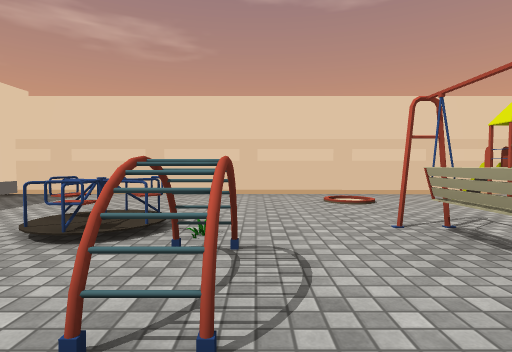
View 1 (above)

17 first-person views from a walk through a Unity game level. The camera is 1.2 m above the floor, tilts 2° down and sees 80° across. The floor is counted in squares, 2 m on a side. Each view is taken from the middle of a square. On the plan, view 1 faces up. The plan holds only what a view shows up to about 9 squares ahead; the rest is blank. The place goes on beyond the plan. The player character is not drawn. Some animated figures are left out. Some surface patterns are stand-ins.

View 2
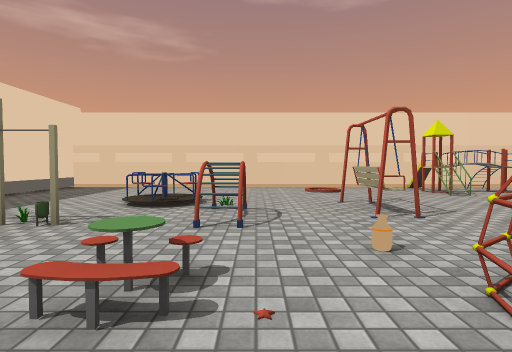

View 3
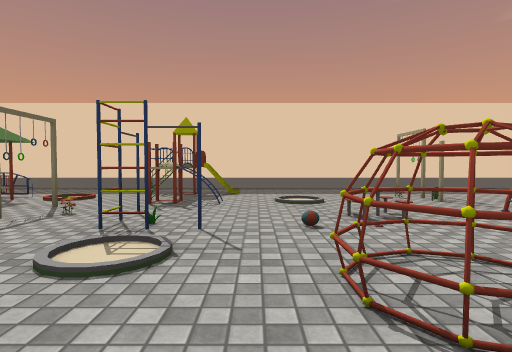

View 4
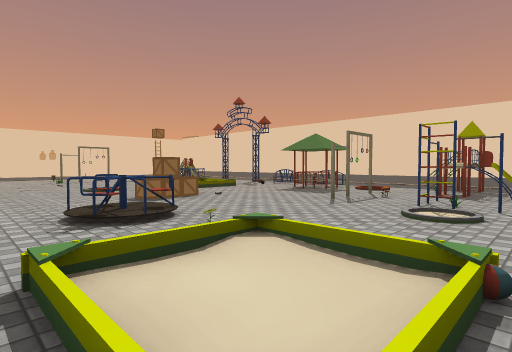

View 5
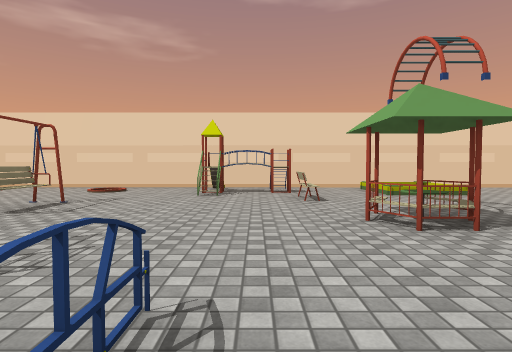

View 6
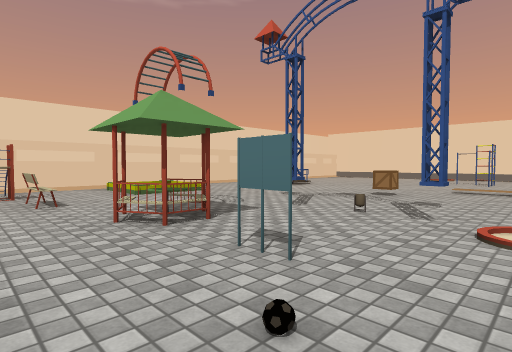

View 7
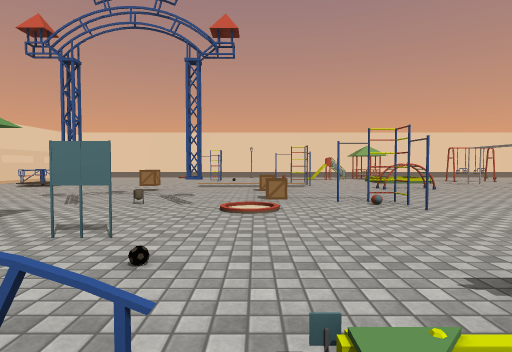

View 8
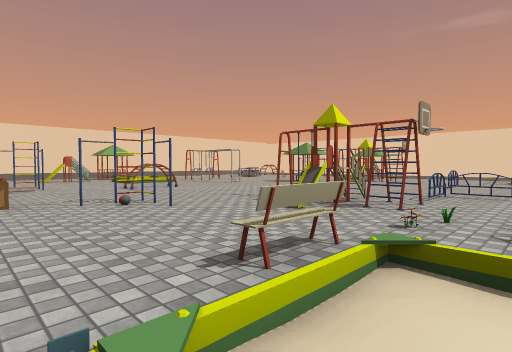

View 9
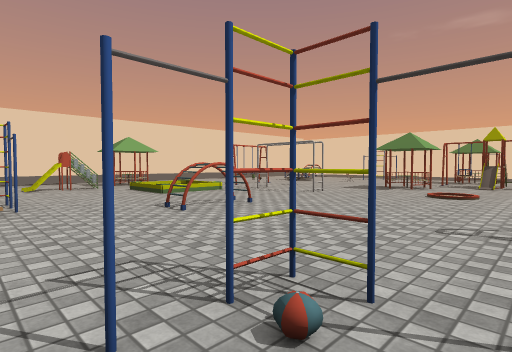

View 10
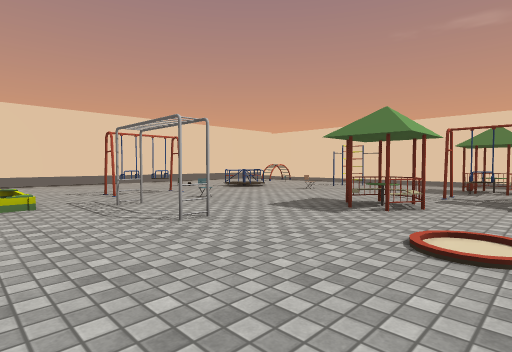

View 11
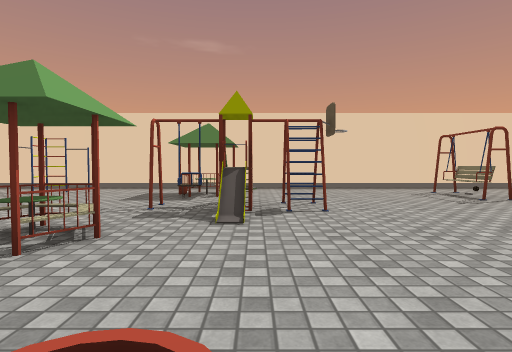

View 12
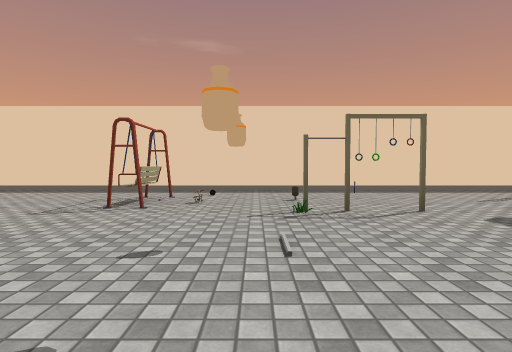

View 13
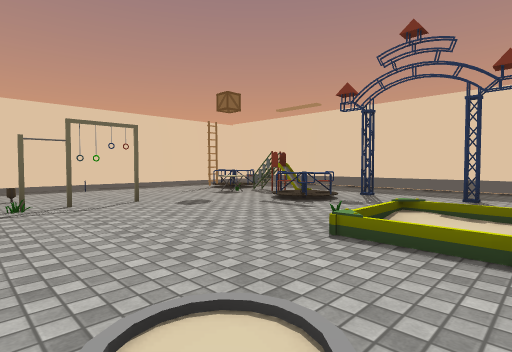

View 14
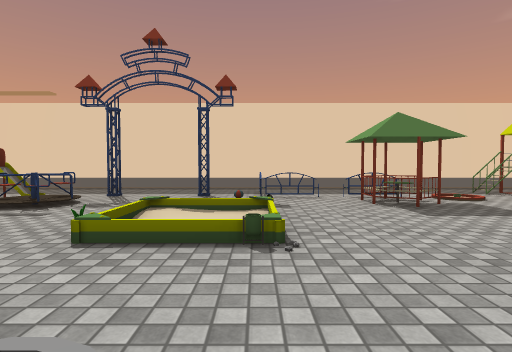

View 15
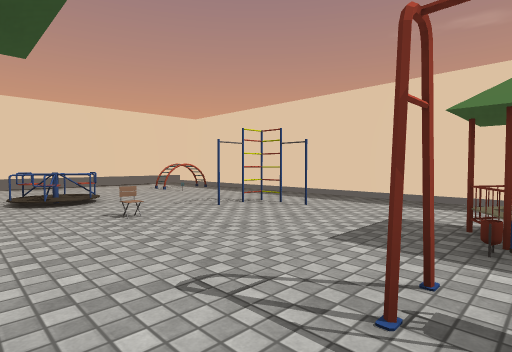

View 16
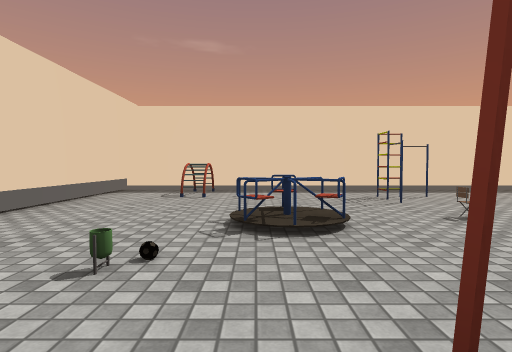

View 17
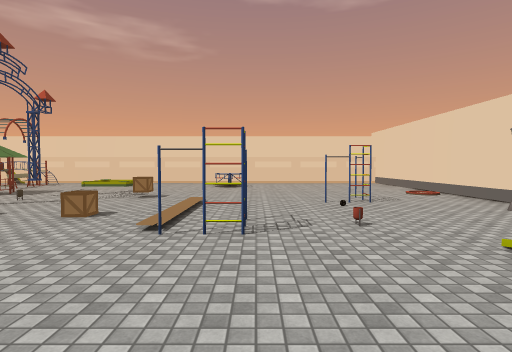

### Floor plan
Key: @ floor where view 1 was taken; # wall or solid block; x gap in a wall; . floor; / step, stairs or slope; = window, fence, low wall or low ledge; ^ raised ledge; O other object.
Columns run from 5 left of view 1 to 20 right of it. Each row starts with its distance up from view 1.
  7 ##################
  6 #.............  .
  5 #........^^... ....
  4 #..........O.//...O
  3 #..OOO.O...O.......
  2 #.O..#.O................ #
  1 #.OO.#......O...O........#
  0 #....@.. ................#
 -1 #...O.OO .O.O.#......#...#
 -2 #.......///....OO......O
 -3 #.^#x#..  O........#....
 -4 #.#.O...  /...#...=......#
 -5 #...O...O/O...........#. #
 -6 #.......OOO##....#.//...
 -7 #.OO...O...##....../  OO
 -8 #..........O......./.....#
 -9 #.O.......O......#./O....#
-10 #.#   ..............O....#
-11 #....O..O..O....O.......
-12 #.#//...O..O....O.......
-13 #..O/..O......##....OO...#
-14 #.#O...O......##.........#
-15 #.OO.....OO....O...#.....#
-16 # O...............#...#..#
-17   ....................x..#
-18   ########################

Where each view was taken, in squares from view 1:
view 1: 0 up, 0 right, facing up
view 2: 2 down, 0 right, facing up
view 3: 2 down, 3 right, facing left
view 4: 2 down, 5 right, facing down-left
view 5: 2 down, 5 right, facing up
view 6: 2 down, 5 right, facing up-right
view 7: 2 down, 4 right, facing right
view 8: 2 down, 4 right, facing down-right
view 9: 3 down, 8 right, facing down-right
view 10: 7 down, 9 right, facing down-right
view 11: 9 down, 9 right, facing down
view 12: 10 down, 3 right, facing down
view 13: 9 down, 3 right, facing down-left
view 14: 9 down, 3 right, facing left
view 15: 12 down, 10 right, facing down-right
view 16: 10 down, 16 right, facing down
view 17: 7 down, 14 right, facing up
